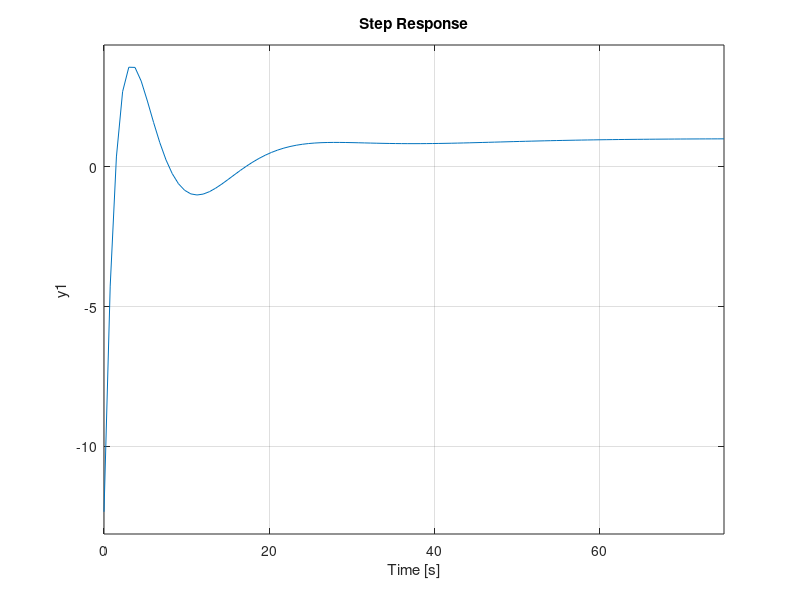

Write MATLAB code to recreate this figure.
%e^((-Tks)/(1+Ts)) Maclauren approximation
clear;
k=input("Podaj k(2):");
if isempty (k)
  k=2;
endif
T=input("Podaj T(40): ");
if isempty (T)
  T=40;
endif
n=input("Podaj P(5): ");
if isempty (n)
  n=5;
endif
I=tf([-T*k 0], [T 1])
G_s=tf([1], [1]);
for i=1:n
  Ii=I^i;
  for j=1:i
    Ii=Ii/j;
  endfor
  G_s+=Ii;
endfor
display(G_s);
step(G_s,T*15);